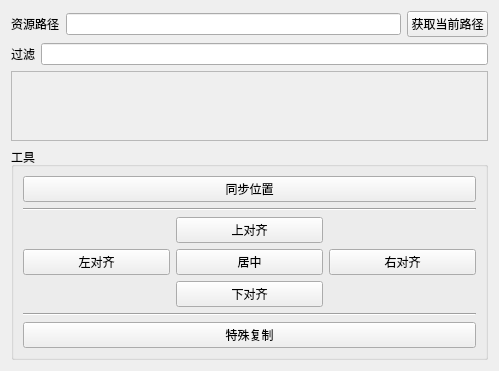
<?xml version="1.0" encoding="UTF-8"?>
<ui version="4.0">
 <class>Form</class>
 <widget class="QWidget" name="Form">
  <property name="geometry">
   <rect>
    <x>0</x>
    <y>0</y>
    <width>499</width>
    <height>351</height>
   </rect>
  </property>
  <property name="windowTitle">
   <string>Form</string>
  </property>
  <layout class="QVBoxLayout" name="verticalLayout">
   <item>
    <layout class="QHBoxLayout" name="horizontalLayout">
     <item>
      <widget class="QLabel" name="label">
       <property name="text">
        <string>资源路径</string>
       </property>
      </widget>
     </item>
     <item>
      <widget class="QLineEdit" name="Filter_LE"/>
     </item>
     <item>
      <widget class="QPushButton" name="pushButton">
       <property name="text">
        <string>获取当前路径</string>
       </property>
      </widget>
     </item>
    </layout>
   </item>
   <item>
    <layout class="QHBoxLayout" name="horizontalLayout_2">
     <item>
      <widget class="QLabel" name="label_2">
       <property name="text">
        <string>过滤</string>
       </property>
      </widget>
     </item>
     <item>
      <widget class="QLineEdit" name="Filter_LE_2"/>
     </item>
    </layout>
   </item>
   <item>
    <widget class="QScrollArea" name="scrollArea">
     <property name="widgetResizable">
      <bool>true</bool>
     </property>
     <widget class="QWidget" name="scrollAreaWidgetContents">
      <property name="geometry">
       <rect>
        <x>0</x>
        <y>0</y>
        <width>479</width>
        <height>69</height>
       </rect>
      </property>
     </widget>
    </widget>
   </item>
   <item>
    <widget class="QGroupBox" name="groupBox">
     <property name="title">
      <string>工具</string>
     </property>
     <layout class="QVBoxLayout" name="verticalLayout_2">
      <item>
       <widget class="QPushButton" name="pushButton_14">
        <property name="text">
         <string>同步位置</string>
        </property>
       </widget>
      </item>
      <item>
       <widget class="Line" name="line_3">
        <property name="orientation">
         <enum>Qt::Horizontal</enum>
        </property>
       </widget>
      </item>
      <item>
       <layout class="QGridLayout" name="gridLayout">
        <item row="0" column="1">
         <widget class="QPushButton" name="pushButton_6">
          <property name="text">
           <string>上对齐</string>
          </property>
         </widget>
        </item>
        <item row="1" column="0">
         <widget class="QPushButton" name="pushButton_2">
          <property name="text">
           <string>左对齐</string>
          </property>
         </widget>
        </item>
        <item row="1" column="2">
         <widget class="QPushButton" name="pushButton_4">
          <property name="text">
           <string>右对齐</string>
          </property>
         </widget>
        </item>
        <item row="1" column="1">
         <widget class="QPushButton" name="pushButton_3">
          <property name="text">
           <string>居中</string>
          </property>
         </widget>
        </item>
        <item row="2" column="1">
         <widget class="QPushButton" name="pushButton_7">
          <property name="text">
           <string>下对齐</string>
          </property>
         </widget>
        </item>
       </layout>
      </item>
      <item>
       <widget class="Line" name="line">
        <property name="orientation">
         <enum>Qt::Horizontal</enum>
        </property>
       </widget>
      </item>
      <item>
       <widget class="QPushButton" name="pushButton_5">
        <property name="text">
         <string>特殊复制</string>
        </property>
       </widget>
      </item>
     </layout>
    </widget>
   </item>
   <item>
    <spacer name="verticalSpacer">
     <property name="orientation">
      <enum>Qt::Vertical</enum>
     </property>
     <property name="sizeHint" stdset="0">
      <size>
       <width>20</width>
       <height>40</height>
      </size>
     </property>
    </spacer>
   </item>
  </layout>
 </widget>
 <resources/>
 <connections/>
</ui>
